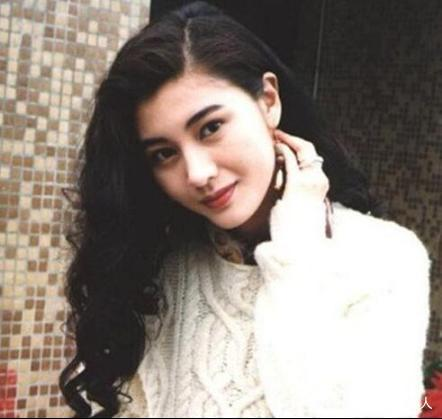
#> input picture image_beautiful/data/2.jpg, 442 x 419 px
$ python oil.py
#> lines starting #> are read from the running program, lines starting #| are printed output that depends on the picture
#> further down, image is the input picture: shape (419, 442, 3); mean B, G, R 125.2, 132.9, 143.2
#!/usr/bin/env python
# -*- coding:utf-8 -*-
# @Time : 2021/1/23 14:18
# @Author : MarxZhao
# @File : oil.py
# @Software: PyCharm

import cv2
import numpy as np
import random
from PIL import Image
from PIL import ImageEnhance

def oil_style(image):
    h, w, n = image.shape
#> h = 419; w = 442; n = 3
    dst = np.zeros((h-2, w, n), dtype='uint8')

    for i in range(1, h-2):
        for j in range(w -2):
            if random.randint(1, 10) % 3 == 0:
                dst[i, j] = image[i+1, j]
            elif random.randint(1, 10) % 2 == 0:
                dst[i, j] = image[i+2, j]
            else:
                dst[i, j] = image[i-1, j]
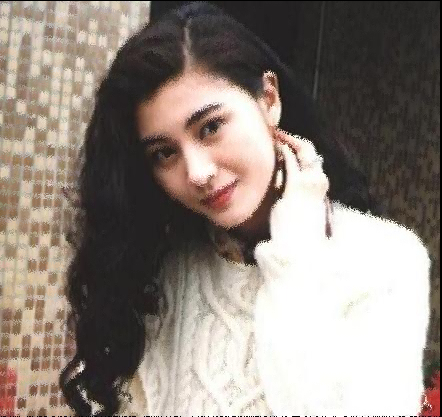
#> dst: shape (417, 442, 3); mean B, G, R 124.9, 132.6, 142.8

    return dst


def color_add_use_pil(image_name):
#> called with image_name = '../data/2.jpg'
    image = Image.open(image_name)
#> image: PIL image 442x419 RGB
    enh_oil = ImageEnhance.Color(image)
    color = 2.0
    image_colored = enh_oil.enhance(color)
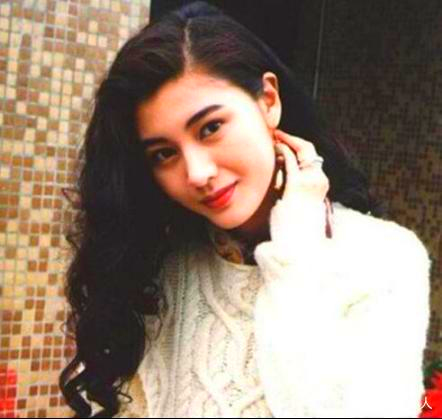
#> image_colored: PIL image 442x419 RGB; mean R, G, B 150.5, 130.7, 115.2

    return image_colored


if __name__=="__main__":
    image_name = '../data/2.jpg'
    image = cv2.imread(image_name)
    dst = oil_style(image)

    cv2.imshow('one', dst)

    img_colored = color_add_use_pil(image_name)
    img_colored = np.asarray(img_colored)
    cv2.imshow('two', img_colored)
    cv2.waitKey(0)

$ run again, with image_beautiful/data/1.jpg copied over image_beautiful/data/2.jpg
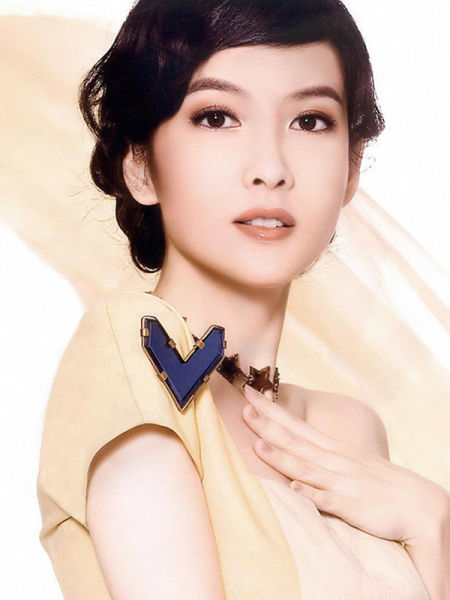
#> input picture image_beautiful/data/1.jpg, 450 x 600 px
#> image is the input picture: shape (600, 450, 3); mean B, G, R 183.7, 195.7, 217.3
#> after the loop in oil_style, `for i in range(1, h-2):`:
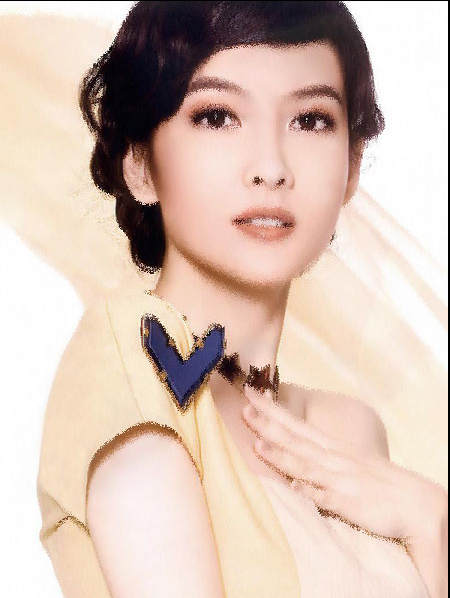
#> dst: shape (598, 450, 3); mean B, G, R 182.3, 194.3, 215.9
#> image: PIL image 450x600 RGB
#> in color_add_use_pil, `image_colored = enh_oil.enhance(color)`:
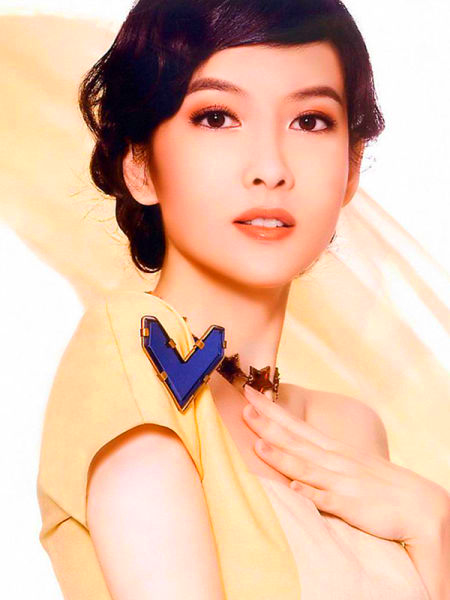
#> image_colored: PIL image 450x600 RGB; mean R, G, B 227.4, 190.6, 166.7

$ run again, with image_beautiful/data/3.jpg copied over image_beautiful/data/2.jpg
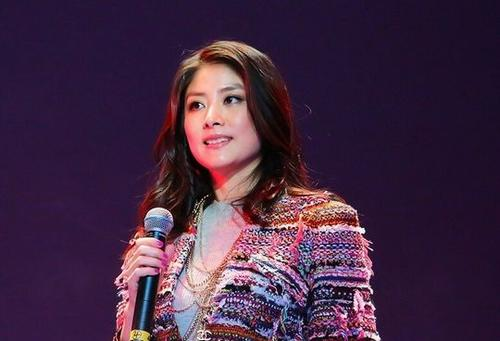
#> input picture image_beautiful/data/3.jpg, 500 x 341 px
#> image is the input picture: shape (341, 500, 3); mean B, G, R 67.2, 41.6, 67.2
#> after the loop in oil_style, `for i in range(1, h-2):`:
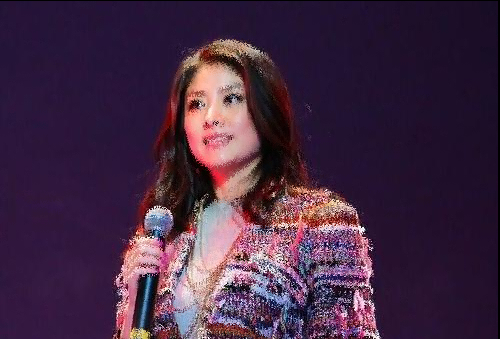
#> dst: shape (339, 500, 3); mean B, G, R 66.8, 41.5, 67
#> image: PIL image 500x341 RGB
#> in color_add_use_pil, `image_colored = enh_oil.enhance(color)`:
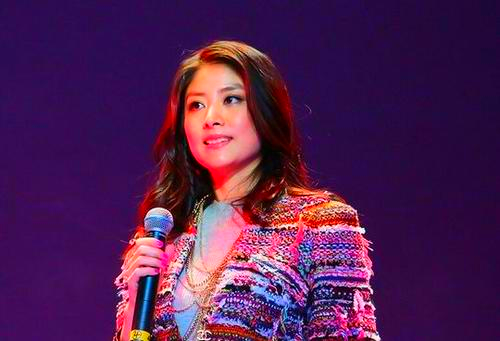
#> image_colored: PIL image 500x341 RGB; mean R, G, B 80.7, 31.3, 82.3
